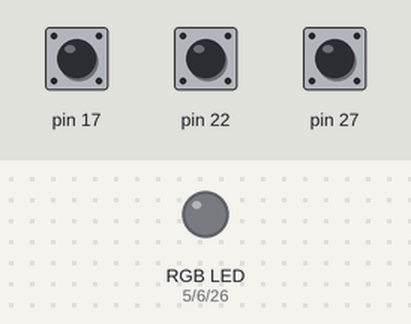
The program below on a simulated Raspberry Pi (header pin numbers). Parts: an RGB LED mixed from three pins (HIGH = lit). Inputs (shaded band) come from the test bench; at power-on: pin 17 HIGH, pin 22 HIGH, pin 27 HIGH.

Above: at 1.2 s.
1.3 s: pin 17 pulled LOW for 0.15 s
At 2.7 s:
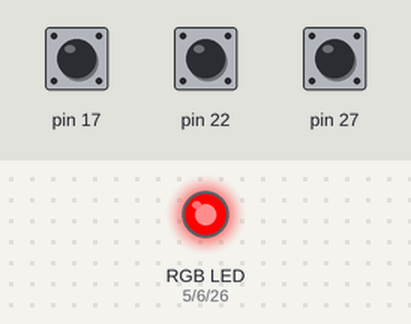
3.0 s: pin 22 pulled LOW for 0.15 s
At 4.2 s:
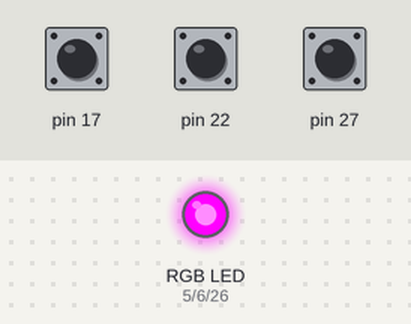
4.7 s: pin 27 pulled LOW for 0.15 s
At 5.6 s:
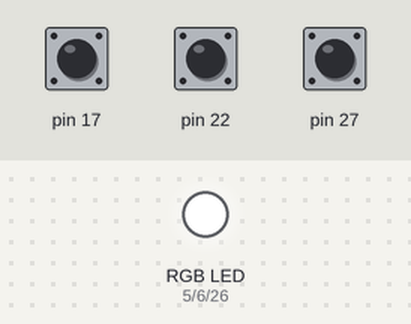
6.4 s: pin 17 pulled LOW for 1 s
At 8.6 s:
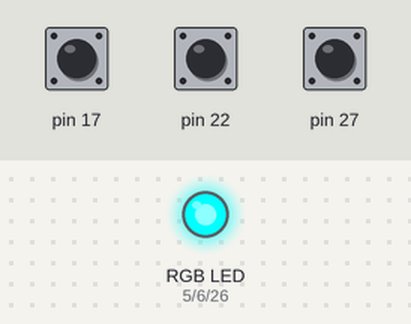
8.9 s: pin 22 pulled LOW for 1 s
At 10.6 s:
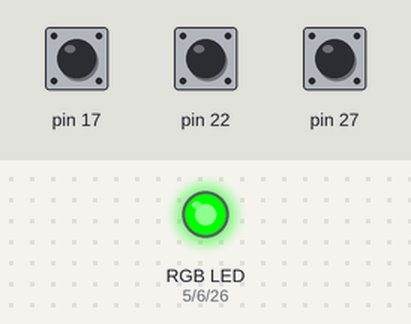
11.4 s: pin 17 pulled LOW for 0.15 s
At 12.0 s:
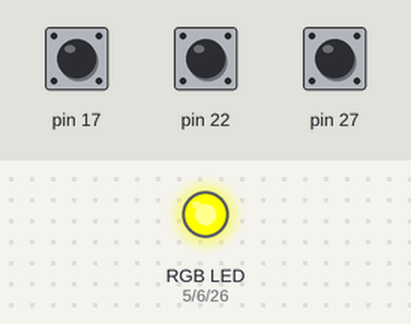
Timing chart, 0 to 14.1 s (numbered marks = the images above; inputs shaded):
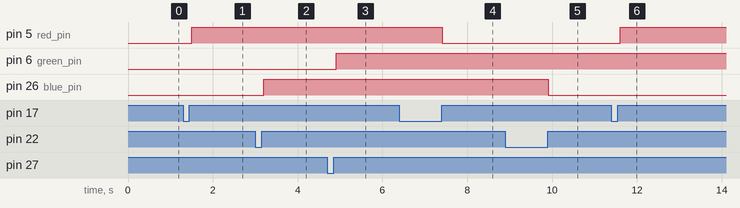

The program:

lesson11_rgb_led.py
```python
from time import sleep
from _App import App
from _Core import PinResistor
from _Output import RGBLED
from _Input import ToggleButton

def main():
    fps = 0.1
    led = RGBLED(red_pin=5, green_pin=6, blue_pin=26)
    led.off()
    red_button = ToggleButton(17, PinResistor.PULL_UP)
    red_button.state_change = lambda state: led.red.toggle()
    green_button = ToggleButton(27, PinResistor.PULL_UP)
    green_button.state_change = lambda state: led.green.toggle()
    blue_button = ToggleButton(22, PinResistor.PULL_UP)
    blue_button.state_change = lambda state: led.blue.toggle()

    while True:
        red_button.processEvents()
        green_button.processEvents()
        blue_button.processEvents()
        sleep(fps)

app = App()
app.main = lambda: main()
app.run()
```

_App.py
```python
from enum import Enum
from types import LambdaType
import RPi.GPIO as GPIO

class PinType(Enum):
    BCM = GPIO.BCM
    BOARD = GPIO.BOARD

class App(object):
    def __init__(self, type: PinType = PinType.BCM):
        self.__type = type
        self.__main = None
        super().__init__()
        GPIO.setmode(type.value)

    def __del__(self):
        self.close()

    @property
    def type(self) -> PinType:
        return self.__type

    @property
    def main(self) -> LambdaType:
        return self.__main

    @main.setter
    def main(self, newValue: LambdaType):
        if self.__type is not None:
            self.__main = newValue

    def run(self):
        try:
            if self.__main is not None:
                self.__main()
        except KeyboardInterrupt:
            print(' Interrupted')
        self.close()

    def close(self):
        self.__main = None
        if self.__type is not None:
            self.__type = None
            GPIO.cleanup()
            print("Done!")
```

_Core.py
```python
from enum import Enum
import RPi.GPIO as GPIO

class PinIO(Enum):
    INPUT = GPIO.IN
    OUTPUT = GPIO.OUT

class PinResistor(Enum):
    NONE = 1
    PULL_UP = 2
    PULL_DOWN = 3
    PULL_UP_EXTERNAL = 4
    PULL_DOWN_EXTERNAL = 5

class Pin(object):
    def __init__(self, pin: int, io: PinIO, resistor: PinResistor = PinResistor.NONE):
        self.__pin = pin
        self.__io = io
        self.__resistor = resistor
        super().__init__()
        if resistor == PinResistor.PULL_DOWN:
            GPIO.setup(pin, io.value, pull_up_down=GPIO.PUD_DOWN)
        elif resistor == PinResistor.PULL_UP:
            GPIO.setup(pin, io.value, pull_up_down=GPIO.PUD_UP)
        else:
            GPIO.setup(pin, io.value)

    def __del__(self):
        if self.__pin is not None:
            self.close()

    @property
    def pin(self) -> int:
        return self.__pin

    @property
    def io(self) -> PinIO:
        return self.__io

    @property
    def resistor(self) -> PinResistor:
        return self.__resistor

    @property
    def is_closed(self) -> bool:
        return self.__pin is None

    def close(self):
        self.__pin = None
        self.__io = None
        self.__resistor = None

    def _setIO(self, newValue: PinIO):
        if not self.is_closed and self.__io != newValue:
            self.__io = newValue
            if self.__resistor == PinResistor.PULL_DOWN:
                GPIO.setup(self.__pin, newValue.value, pull_up_down=GPIO.PUD_DOWN)
            elif self.__resistor == PinResistor.PULL_UP:
                GPIO.setup(self.__pin, newValue.value, pull_up_down=GPIO.PUD_UP)
            else:
                GPIO.setup(self.__pin, newValue.value)

    def _setResistor(self, newValue: PinResistor):
        if not self.is_closed and self.__resistor != newValue:
            self.__resistor = newValue

    def _read(self):
        if not self.is_closed and self.__io == PinIO.INPUT:
            return GPIO.input(self.__pin)
        else:
            return None

    def _write(self, newValue):
        if not self.is_closed and self.__io == PinIO.OUTPUT:
            GPIO.output(self.__pin, newValue)

class OutputPin(Pin):
    def __init__(self, pin, resistor: PinResistor = PinResistor.NONE):
        super().__init__(pin, io=PinIO.OUTPUT, resistor=resistor)

    @property
    def value(self):
        return None

    @value.setter
    def value(self, newValue):
        self._write(newValue)

class InputPin(Pin):
    def __init__(self, pin, resistor: PinResistor = PinResistor.NONE):
        super().__init__(pin, io=PinIO.INPUT, resistor=resistor)

    @property
    def value(self):
        return self._read()

class InputOutputPin(Pin):
    def __init__(self, pin, io: PinIO = PinIO.OUTPUT, resistor: PinResistor = PinResistor.NONE):
        super().__init__(pin, io=io, resistor=resistor)

    @property
    def value(self):
        return self._read()

    @value.setter
    def value(self, newValue):
        self._write(newValue)

    @property
    def io(self) -> PinIO:
        return super().io

    @io.setter
    def io(self, newValue: PinIO):
        self._setIO(newValue)
```

_Output.py
```python
import RPi.GPIO as GPIO
from enum import Enum
from _Core import OutputPin, PinResistor

class RGBColor(Enum):
    RED = 1
    GREEN = 2
    BLUE = 3

class LEDState(Enum):
    OFF = 1
    ON = 2

class LED(OutputPin):
    def __init__(self, pin, resistor: PinResistor = PinResistor.NONE):
        self.__state = LEDState.OFF
        super().__init__(pin, resistor=resistor)

    @property
    def state(self) -> LEDState:
        return self.__state

    def on(self):
        self.value = 1
        self.__state = LEDState.ON

    def off(self):
        self.value = 0
        self.__state = LEDState.OFF

    def toggle(self):
        if self.__state == LEDState.ON:
            self.off()
        else:
            self.on()

class PWMLED(LED):
    def __init__(self, pin, frequency: float = 100, resistor: PinResistor = PinResistor.NONE):
        self.__frequency = frequency
        self.__pwm = None
        self.__duty_cycle = 0.0
        super().__init__(pin, resistor=resistor)
        self.__pwm = GPIO.PWM(pin, frequency)

    @property
    def frequency(self) -> float:
        return self.__frequency

    @frequency.setter
    def frequency(self, newValue: float):
        if self.__frequency != newValue:
            self.__frequency = newValue
            self.__pwm.ChangeFrequency(newValue)

    @property
    def duty_cycle(self) -> float:
        return self.__duty_cycle

    @duty_cycle.setter
    def duty_cycle(self, newValue: float):
        if self.__duty_cycle != newValue:
            if self.__duty_cycle == 0 and newValue != 0:
                self.__pwm.start(newValue)
            elif self.__duty_cycle !=0 and newValue == 0:
                self.__pwm.stop()
            else:
                self.__pwm.ChangeDutyCycle(newValue)
            self.__duty_cycle = newValue

    def close(self):
        self.__pwm.stop()
        super().close()

class RGBLED(object):
    def __init__(self, red_pin: int, green_pin: int, blue_pin: int, frequency: float = 100, resistor: PinResistor = PinResistor.NONE):
        self.__red = PWMLED(red_pin, frequency=frequency, resistor=resistor)
        self.__green = PWMLED(green_pin, frequency=frequency, resistor=resistor)
        self.__blue = PWMLED(blue_pin, frequency=frequency, resistor=resistor)
        super().__init__()

    def __del__(self):
        if self.__red is not None:
            self.close()

    @property
    def red(self) -> PWMLED:
        return self.__red

    @property
    def green(self) -> PWMLED:
        return self.__green

    @property
    def blue(self) -> PWMLED:
        return self.__blue

    @property
    def is_closed(self) -> bool:
        return self.__red is None

    def on(self):
        if not self.is_closed:
            self.__red.on()
            self.__green.on()
            self.__blue.on()

    def off(self):
        if not self.is_closed:
            self.__red.off()
            self.__green.off()
            self.__blue.off()

    def toggle(self):
        if not self.is_closed:
            self.__red.toggle()
            self.__green.toggle()
            self.__blue.toggle()

    def close(self):
        if self.__red is not None:
            self.__red.close()
            self.__red = None
        if self.__green is not None:
            self.__green.close()
            self.__green = None
        if self.__blue is not None:
            self.__blue.close()
            self.__blue = None
```

_Input.py
```python
from enum import Enum
from types import LambdaType
from _Core import InputPin, PinResistor

class ButtonState(Enum):
    DOWN = 1
    UP = 2

class Button(InputPin):
    def __init__(self, pin, resistor: PinResistor = PinResistor.PULL_UP):
        self.__state = ButtonState.UP
        self.__state_change = None
        if resistor == PinResistor.PULL_UP or resistor == PinResistor.PULL_UP_EXTERNAL:
            self._idle_value = 1
        else:
            self._idle_value = 0
        self._lastValue = self._idle_value
        super().__init__(pin, resistor=resistor)

    @property
    def state(self) -> ButtonState:
        return self.__state

    @property
    def state_change(self) -> LambdaType:
        return self.__state_change

    @state_change.setter
    def state_change(self, newValue: LambdaType):
        self.__state_change = newValue

    def processEvents(self):
        self._set_last_value(self.value)

    def _set_last_value(self, newValue):
        if self._lastValue != newValue:
            self._lastValue = newValue
            newState = ButtonState.UP if newValue == self._idle_value else ButtonState.DOWN
            self._set_state(newState)

    def _set_state(self, newValue):
        if self.__state != newValue:
            self.__state = newValue
            if self.__state_change is not None:
                self.__state_change(self.__state)

class ToggleButton(Button):
    def __init__(self, pin, resistor: PinResistor = PinResistor.PULL_UP):
        super().__init__(pin, resistor=resistor)

    def _set_last_value(self, newValue):
        if self._lastValue != newValue:
            self._lastValue = newValue
            if newValue == self._idle_value:
                newState = ButtonState.UP if self.state == ButtonState.DOWN else ButtonState.DOWN
                self._set_state(newState)
```

Measured:
- after the input at 1.3 s, pin 5 (red_pin): LOW → HIGH after 0.20 s
- after the input at 3.0 s, pin 26 (blue_pin): LOW → HIGH after 0.20 s
- after the input at 4.7 s, pin 6 (green_pin): LOW → HIGH after 0.21 s
- after the input at 6.4 s, pin 5 (red_pin): HIGH → LOW after 1.0 s
- after the input at 8.9 s, pin 26 (blue_pin): HIGH → LOW after 1.0 s
- after the input at 11.4 s, pin 5 (red_pin): LOW → HIGH after 0.21 s
